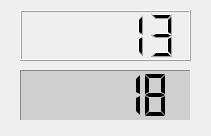
<?xml version="1.0" encoding="UTF-8"?>
<ui version="4.0">
 <class>MainWindow</class>
 <widget class="QMainWindow" name="MainWindow">
  <property name="geometry">
   <rect>
    <x>0</x>
    <y>0</y>
    <width>211</width>
    <height>136</height>
   </rect>
  </property>
  <property name="windowTitle">
   <string>MainWindow</string>
  </property>
  <widget class="QWidget" name="centralwidget">
   <widget class="QLCDNumber" name="lcdNumber">
    <property name="geometry">
     <rect>
      <x>20</x>
      <y>10</y>
      <width>171</width>
      <height>51</height>
     </rect>
    </property>
    <property name="styleSheet">
     <string notr="true"/>
    </property>
    <property name="frameShape">
     <enum>QFrame::Box</enum>
    </property>
    <property name="frameShadow">
     <enum>QFrame::Raised</enum>
    </property>
    <property name="smallDecimalPoint">
     <bool>true</bool>
    </property>
    <property name="digitCount">
     <number>5</number>
    </property>
    <property name="mode">
     <enum>QLCDNumber::Dec</enum>
    </property>
    <property name="segmentStyle">
     <enum>QLCDNumber::Filled</enum>
    </property>
    <property name="value" stdset="0">
     <double>13.000000000000000</double>
    </property>
    <property name="intValue" stdset="0">
     <number>13</number>
    </property>
   </widget>
   <widget class="QLCDNumber" name="lcdNumber_2">
    <property name="geometry">
     <rect>
      <x>20</x>
      <y>70</y>
      <width>171</width>
      <height>51</height>
     </rect>
    </property>
    <property name="styleSheet">
     <string notr="true">background-color: rgb(207, 207, 207);
</string>
    </property>
    <property name="frameShape">
     <enum>QFrame::Panel</enum>
    </property>
    <property name="frameShadow">
     <enum>QFrame::Sunken</enum>
    </property>
    <property name="smallDecimalPoint">
     <bool>false</bool>
    </property>
    <property name="digitCount">
     <number>5</number>
    </property>
    <property name="mode">
     <enum>QLCDNumber::Dec</enum>
    </property>
    <property name="segmentStyle">
     <enum>QLCDNumber::Flat</enum>
    </property>
    <property name="value" stdset="0">
     <double>18.344999999999999</double>
    </property>
    <property name="intValue" stdset="0">
     <number>18</number>
    </property>
   </widget>
  </widget>
 </widget>
 <resources/>
 <connections/>
</ui>
